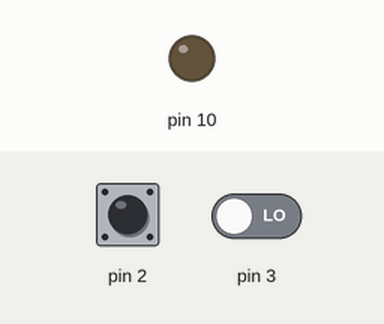
A sketch run on a simulated Arduino Uno, built with avr-gcc and run on an emulated ATmega328P. Parts: output pins drawn as LEDs (lit = HIGH). The inputs (shaded band) are chosen by the test bench; at power-on: pin 2 LOW, pin 3 LOW.

Above: at 1.2 s.
1.3 s: pin 2 pulsed HIGH 5 times (0.12 s each, 0.3 s apart)
At 3.9 s:
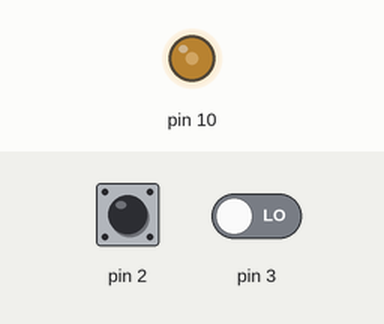
4.3 s: pin 2 pulsed HIGH 2 times (0.12 s each, 0.3 s apart)
At 4.57 s:
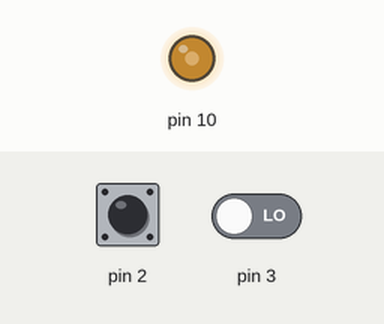
Timing chart, 0 to 7.3 s (numbered marks = the images above; inputs shaded):
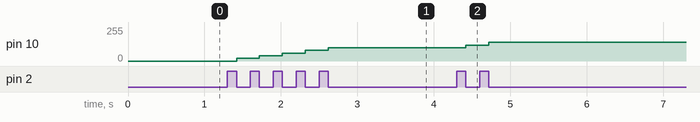

Measured:
- after the input at 1.3 s, pin 10: moves from 0/255 to 100/255 over 1.2 s, starting after 0.12 s
- after the input at 4.3 s, pin 10: 100/255 → 120/255 after 0.12 s, → 140/255 0.30 s later

The sketch:

codeProf.ino
```cpp
int brilho;

void setup(){
	pinMode(10,OUTPUT);
	pinMode(2,INPUT);
	pinMode(3,INPUT);
}
void loop(){
	if(digitalRead(2)==HIGH){
		brilho=brilho+20;
		if(brilho>255) brilho=255;
		while(digitalRead(2)==HIGH) delay(10);
	}

	if(digitalRead(3)==HIGH){
		brilho=brilho-20;
		if(brilho<0) brilho=0;
		while(digitalRead(3)==HIGH) delay(10);
	}

	analogWrite(10,brilho);
}
```
